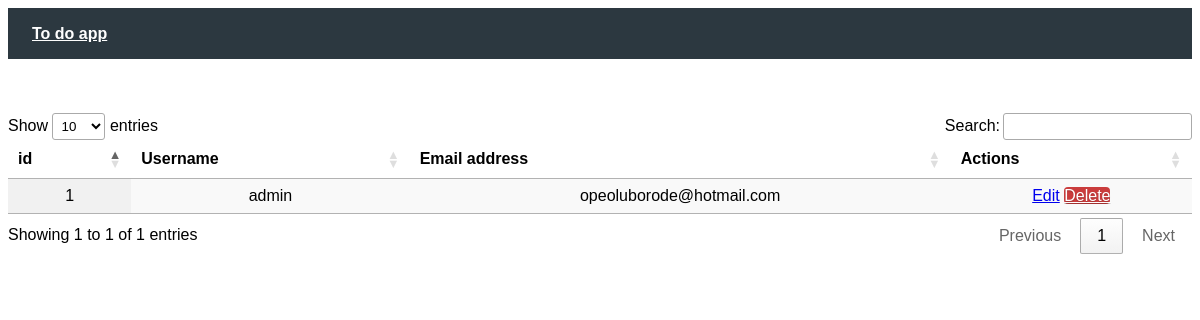
Page /allusers on the earlier database version.
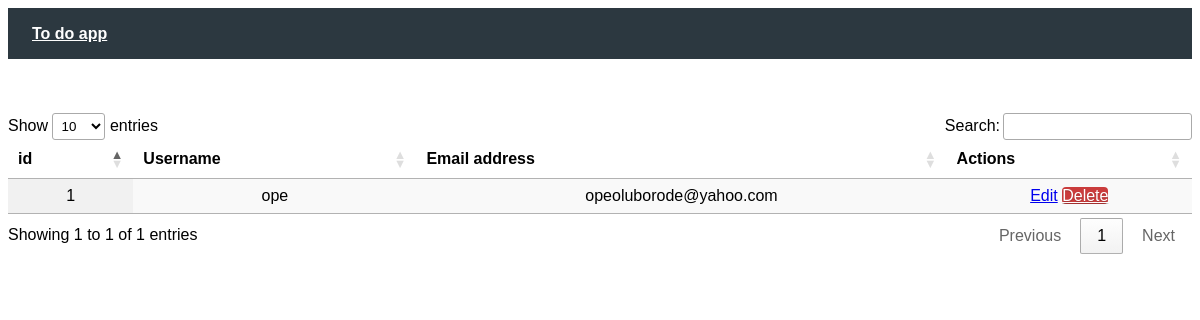
Same page on the later database version.
### tables this page shows
CREATE TABLE users(
        id INTEGER PRIMARY KEY AUTOINCREMENT,
        username VARCHAR(24),
        password VARCHAR(32),
        email VARCHAR(55),
        reg_date VARCHAR(32)
    );

### app.py (the view)
@app.route("/allusers", methods = ['GET'])
def get_all_users():
    all_users = model.admin.get_all_users()
    return render_template('admin/allusers.html', all_users = all_users )

### app.py (called while the page is built)
@app.before_request
def before_request():
    g.username = None
    if 'username' in session:
        g.username = session['username']

### model.py (called while the page is built)
    def get_all_users(self):
        connection = sqlite3.connect('todo_app.db', check_same_thread=False)
        connection.row_factory = sqlite3.Row
        cursor = connection.cursor()
        cursor.execute(""" SELECT * FROM users ORDER BY id DESC; """)
        db_users = cursor.fetchall()
        connection.commit()
        cursor.close()
        connection.close()
        return db_users

### templates/admin/allusers.html (shortened to what this page needs)
{% extends "layout/base.html" %}
{% block content %}
<div class="container">
    <br>
    <br>
    <br>
    <table id="table_id" class="display" style="width: 100%; margin-left: auto; margin-right: auto;">
        <thead>
            <tr>
                <th>id</th>
                <th>Username</th>
                <th>Email address</th>
                <th>Actions</th>
            </tr>
        </thead>
        <tbody>
            {% for user in all_users %}
            <tr>
                <td>{{ user["id"] }}</td>
                <td>{{ user["username"] }}</td>
                <td>{{ user["email"] }}</td>
                <td>
                    <a href="/editusers/{{ user["id"] }}" class="pure-button pure-button-primary">Edit</a>
                    <a href="deleteuser/{{ user[ "username" ] }}" class="button-error pure-button">Delete</a>
                </td>
            </tr>
            {% endfor %}
        </tbody>
    </table>
</div>
{% endblock %}

Differences in the rows shown:
changed users id 1: username "admin" → "ope"; email "opeoluborode@hotmail.com" → "opeoluborode@yahoo.com"
